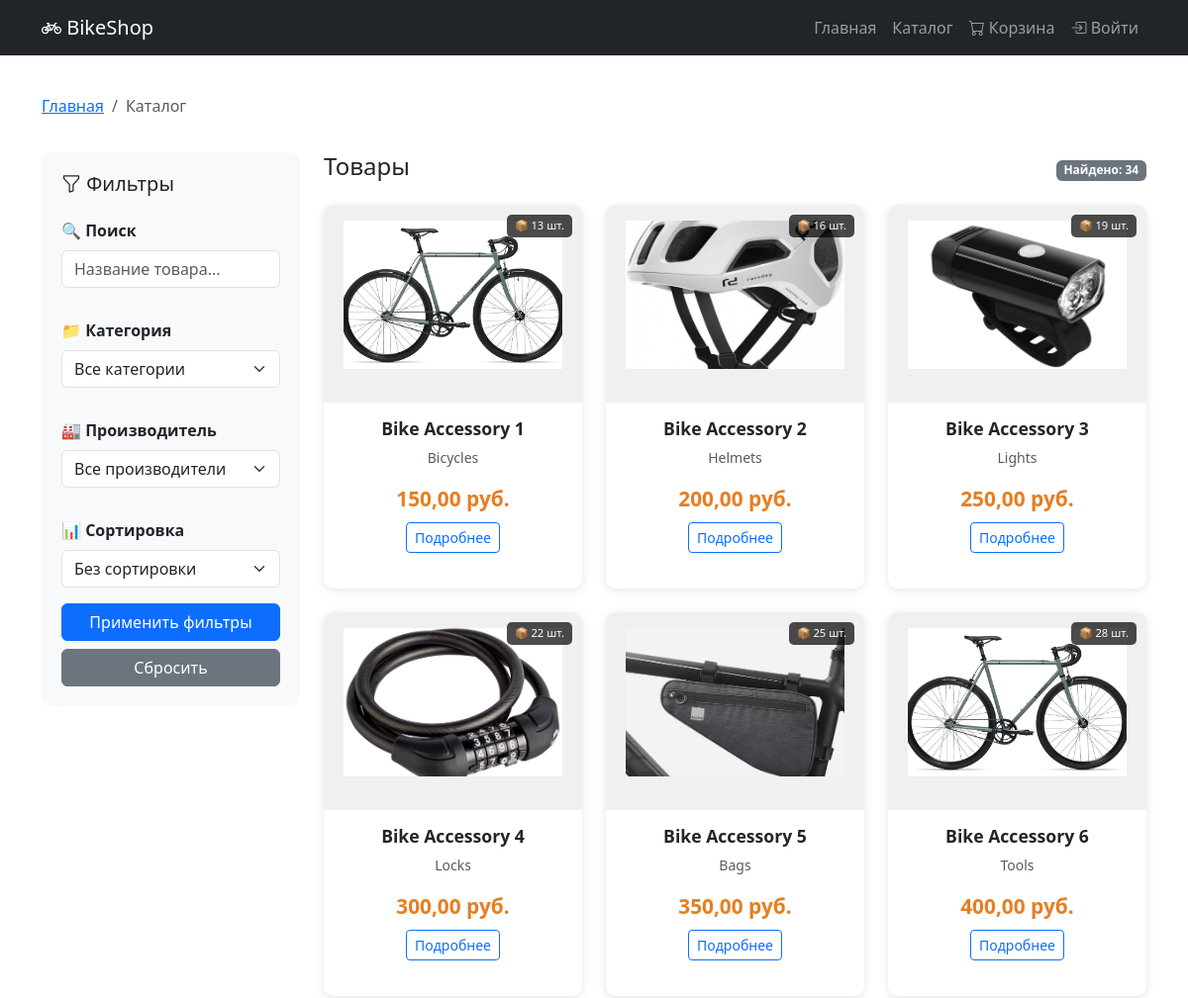
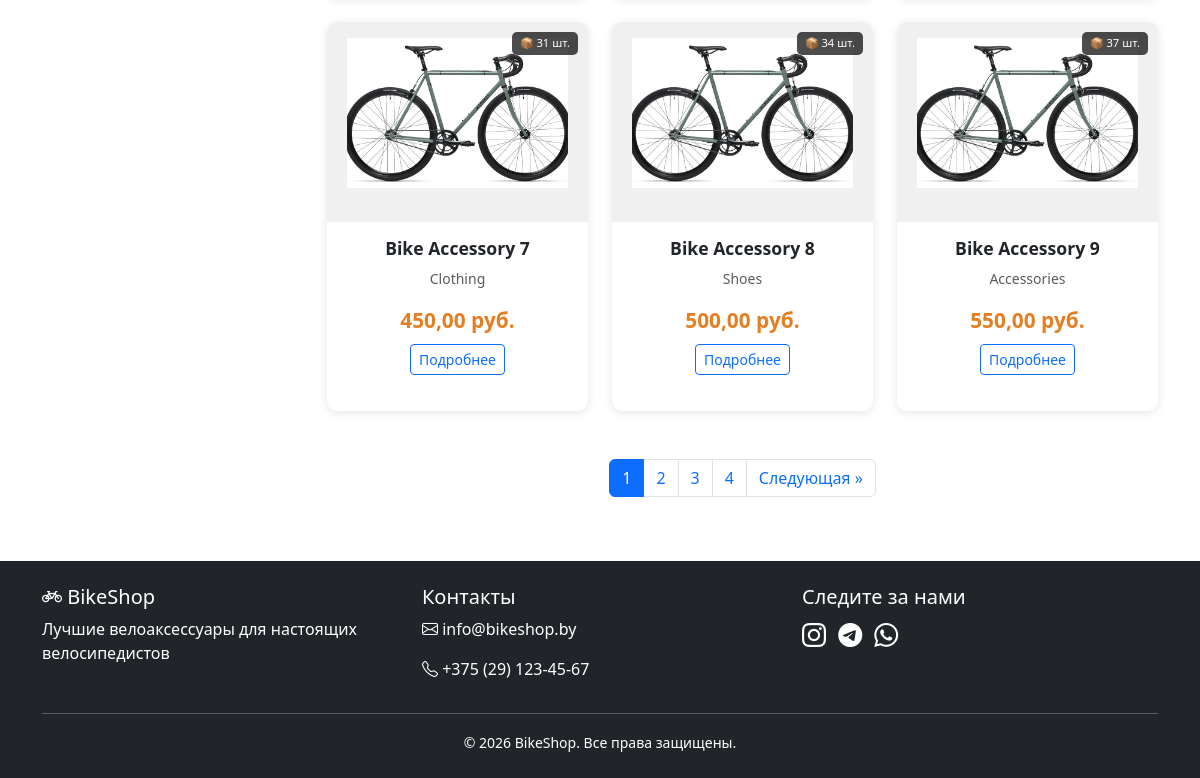
Page /catalog/ on the committed database (2 pictures, top to bottom).
### products/models.py (models this page shows, shortened)
class Product(models.Model):
    name = models.CharField(max_length=200, verbose_name='Название товара')
    description = models.TextField(verbose_name='Описание')
    photo = models.ImageField(upload_to='products/', blank=True, null=True, verbose_name='Фото')
    price = models.DecimalField(
        max_digits=10,
        decimal_places=2,
        validators=[validate_non_negative],
        verbose_name='Price'
    )
    stock_quantity = models.IntegerField(
        validators=[validate_non_negative],
        verbose_name='Stock quantity'
    )
    category = models.ForeignKey(
        Category,
        on_delete=models.CASCADE,
        related_name='products',
        verbose_name='Category'
    )
    manufacturer = models.ForeignKey(
        Manufacturer,
        on_delete=models.CASCADE,
        related_name='products',
        verbose_name='Manufacturer'
    )
    class Meta:
        verbose_name = 'Product'
        verbose_name_plural = 'Products'

class Category(models.Model):
    name = models.CharField(max_length=100, verbose_name='Название категории')
    description = models.TextField(blank=True, null=True, verbose_name='Описание')
    class Meta:
        verbose_name = 'Category'
        verbose_name_plural = 'Categories'

### products/views.py (the view)
# urls.py: path('catalog/', views.product_list, name='product_list'),
def product_list(request):
    products = Product.objects.all().select_related('category', 'manufacturer')
    search_query = request.GET.get('search', '')
    if search_query:
        products = products.filter(
            Q(name__icontains=search_query) |
            Q(description__icontains=search_query)
        )
    category_id = request.GET.get('category')
    if category_id:
        products = products.filter(category_id=category_id)
    manufacturer_id = request.GET.get('manufacturer')
    if manufacturer_id:
        products = products.filter(manufacturer_id=manufacturer_id)
    sort_by = request.GET.get('sort')
    if sort_by == 'price_asc':
        products = products.order_by('price')
    elif sort_by == 'price_desc':
        products = products.order_by('-price')
    elif sort_by == 'name_asc':
        products = products.order_by('name')
    paginator = Paginator(products, 9)
    page_number = request.GET.get('page')
    page_obj = paginator.get_page(page_number)
    context = {
        'products': page_obj,
        'categories': Category.objects.all(),
        'manufacturers': Manufacturer.objects.all(),
        'total_count': products.count(),
        'search_query': search_query,
        'selected_category': category_id,
        'selected_manufacturer': manufacturer_id,
        'selected_sort': sort_by,
    }
    return render(request, 'products/product_list.html', context)

### templates/products/product_list.html (shortened to what this page needs)
{% extends 'base.html' %}
{% load static %}
{% block content %}
<div class="container my-4">
    <nav aria-label="breadcrumb">
        <ol class="breadcrumb">
            <li class="breadcrumb-item"><a href="/">Главная</a></li>
            <li class="breadcrumb-item active" aria-current="page">Каталог</li>
        </ol>
    </nav>
    <div class="row">
        <div class="col-md-3">
            <div class="filter-sidebar">
                <h5><i class="bi bi-funnel"></i> Фильтры</h5>
                <form method="get" id="filterForm">
                    <div class="mb-3">
                        <label class="form-label">🔍 Поиск</label>
                        <input type="text" name="search" class="form-control" placeholder="Название товара..." value="{{ search_query }}">
                    </div>
                    <div class="mb-3">
                        <label class="form-label">📁 Категория</label>
                        <select name="category" class="form-select">
                            <option value="">Все категории</option>
                        </select>
                    </div>
                    <div class="mb-3">
                        <label class="form-label">🏭 Производитель</label>
                        <select name="manufacturer" class="form-select">
                            <option value="">Все производители</option>
                        </select>
                    </div>
                    <div class="mb-3">
                        <label class="form-label">📊 Сортировка</label>
                        <select name="sort" class="form-select">
                            <option value="">Без сортировки</option>
                        </select>
                    </div>
                    <button type="submit" class="btn btn-primary w-100">Применить фильтры</button>
                    <a href="{% url 'products:product_list' %}" class="btn btn-secondary w-100 mt-2">Сбросить</a>
                </form>
            </div>
        </div>
        <div class="col-md-9">
            <div class="d-flex justify-content-between align-items-center mb-3">
                <h4>Товары</h4>
                <span class="badge bg-secondary">Найдено: {{ total_count }}</span>
            </div>
            <div class="row">
                {% for product in products %}
                <div class="col-sm-6 col-md-6 col-lg-4 mb-4">
                    <div class="card product-card h-100">
                        <div class="position-relative">
                            <div class="card-img-top text-center pt-3">
                                {% if 'Bicycles' in product.category.name %}
                                    <img src="{% static 'images/bike.jpg' %}" class="img-fluid" style="height: 150px; width: 100%; object-fit: cover;" alt="Велосипед">
                                {% elif 'Lights' in product.category.name %}
                                    <img src="{% static 'images/fonarik.jpg' %}" class="img-fluid" style="height: 150px; width: 100%; object-fit: cover;" alt="Фонарь">
                                {% elif 'Locks' in product.category.name %}
                                    <img src="{% static 'images/zamok.jpg' %}" class="img-fluid" style="height: 150px; width: 100%; object-fit: cover;" alt="Замок">
                                {% elif 'Bags' in product.category.name %}
                                    <img src="{% static 'images/sumka.jpg' %}" class="img-fluid" style="height: 150px; width: 100%; object-fit: cover;" alt="Сумка">
                                {% elif 'Helmets' in product.category.name %}
                                    <img src="{% static 'images/schlem.jpg' %}" class="img-fluid" style="height: 150px; width: 100%; object-fit: cover;" alt="Шлем">
                                {% else %}
                                    <img src="{% static 'images/bike.jpg' %}" class="img-fluid" style="height: 150px; width: 100%; object-fit: cover;" alt="Аксессуар">
                                {% endif %}
                            </div>
                            <div class="stock-badge {% if product.stock_quantity < 10 %}low{% endif %}">
                                {% if product.stock_quantity > 0 %}📦 {{ product.stock_quantity }} шт.{% else %}❌ Нет в наличии{% endif %}
                            </div>
                        </div>
                        <div class="card-body text-center">
                            <h6 class="card-title">{{ product.name|truncatechars:35 }}</h6>
                            <p class="text-muted small">{{ product.category.name }}</p>
                            <div class="price">{{ product.price }} руб.</div>
                            <a href="{% url 'products:product_detail' product.id %}" class="btn btn-sm btn-outline-primary mt-2">Подробнее</a>
                        </div>
                    </div>
                </div>
                {% empty %}
                <div class="col-12 text-center py-5">
                    <i class="bi bi-emoji-frown" style="font-size: 48px;"></i>
                    <h4>Товары не найдены</h4>
                    <p>Попробуйте изменить параметры фильтрации</p>
                </div>
                {% endfor %}
            </div>
            {% if products.has_other_pages %}
            <nav aria-label="Page navigation" class="mt-4">
                <ul class="pagination justify-content-center">
                    {% for num in products.paginator.page_range %}
                    <li class="page-item {% if products.number == num %}active{% endif %}">
                        <a class="page-link" href="?page={{ num }}{% for key,value in request.GET.items %}{% if key != 'page' %}&{{ key }}={{ value }}{% endif %}{% endfor %}">{{ num }}</a>
                    </li>
                    {% endfor %}
                    {% if products.has_next %}
                    <li class="page-item">
                        <a class="page-link" href="?page={{ products.next_page_number }}{% for key,value in request.GET.items %}{% if key != 'page' %}&{{ key }}={{ value }}{% endif %}{% endfor %}">Следующая »</a>
                    </li>
                    {% endif %}
                </ul>
            </nav>
            {% endif %}
        </div>
    </div>
</div>
{% endblock %}

### static/css/style.css (style rules this page uses)
:root { --primary-color: #2c3e50; --secondary-color: #e67e22; --accent-color: #3498db; --dark-bg: #1a1a2e; --light-bg: #f8f9fa; }
.product-card { transition: transform 0.3s, box-shadow 0.3s; border: none; border-radius: 10px; overflow: hidden; margin-bottom: 20px; box-shadow: 0 2px 10px rgba(0,0,0,0.1); }
.product-card .card-img-top { height: 200px; object-fit: cover; background: #f0f0f0; padding: 20px; }
.product-card .card-title { font-size: 1.1rem; font-weight: 600; }
.product-card .price { color: var(--secondary-color); font-size: 1.3rem; font-weight: 700; }
.product-card .stock-badge { position: absolute; top: 10px; right: 10px; background: rgba(0,0,0,0.7); color: white; padding: 3px 8px; border-radius: 5px; font-size: 0.7rem; }
.filter-sidebar { background: var(--light-bg); padding: 20px; border-radius: 10px; position: sticky; top: 80px; }
.filter-sidebar .form-label { font-weight: 600; margin-top: 15px; }
.breadcrumb { background: transparent; padding: 15px 0; margin-bottom: 20px; }

### rows in the picture
Product: stock_quantity "13", name "Bike Accessory 1", category.name "Bicycles", price "150,00"
Product: stock_quantity "16", name "Bike Accessory 2", category.name "Helmets", price "200,00"
Product: stock_quantity "19", name "Bike Accessory 3", category.name "Lights", price "250,00"
Product: stock_quantity "22", name "Bike Accessory 4", category.name "Locks", price "300,00"
Product: stock_quantity "25", name "Bike Accessory 5", category.name "Bags", price "350,00"
Product: stock_quantity "28", name "Bike Accessory 6", category.name "Tools", price "400,00"
Product: stock_quantity "31", name "Bike Accessory 7", category.name "Clothing", price "450,00"
Product: stock_quantity "34", name "Bike Accessory 8", category.name "Shoes", price "500,00"
Product: stock_quantity "37", name "Bike Accessory 9", category.name "Accessories", price "550,00"

### other values in the picture
{{ total_count }} "34"
{{ num }} "1" "2" "3" "4"
